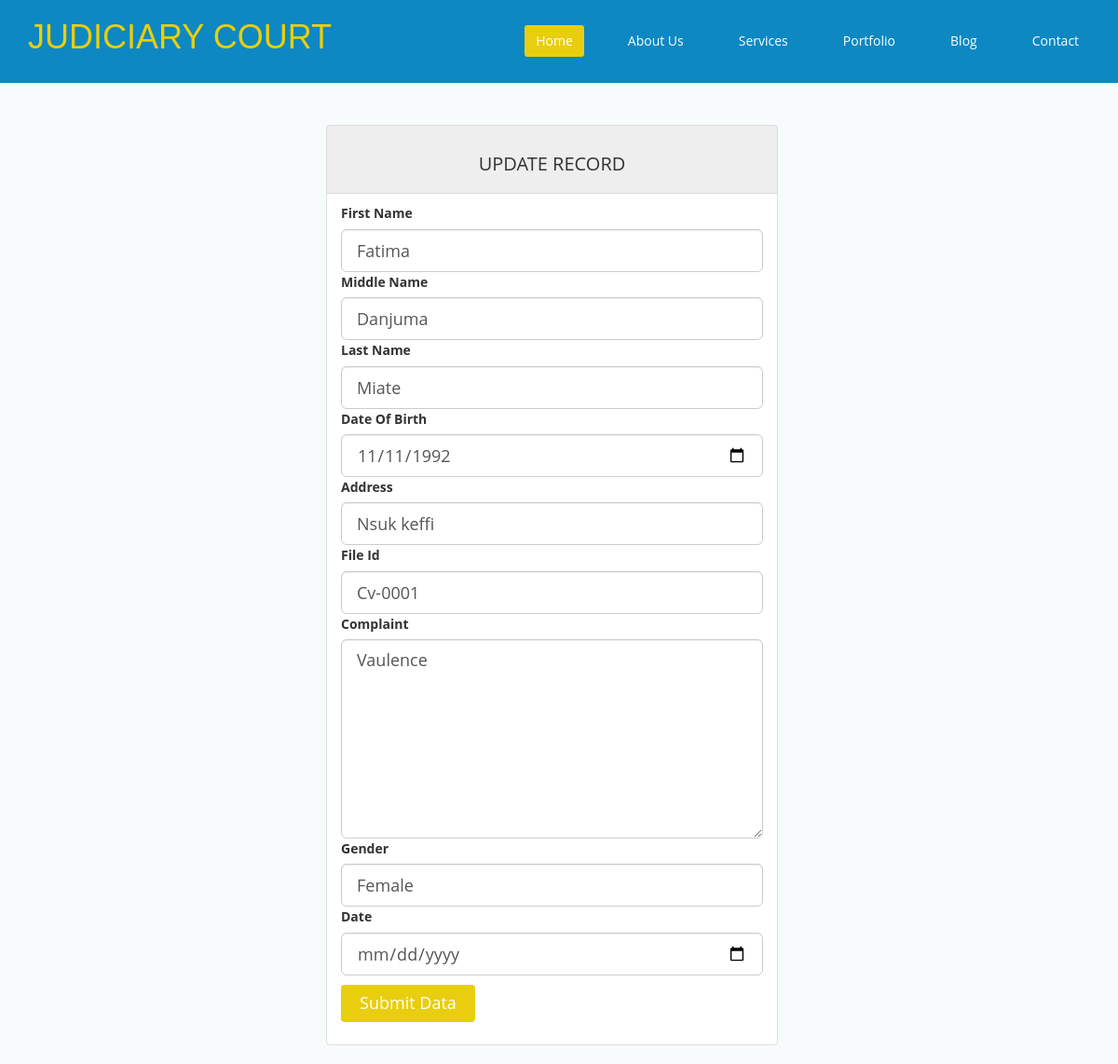
Page /courtcaseproject/upadateclient/1 on the committed database.
### courtcaseproject/models.py (models this page shows)
class ClientForm(models.Model):
    first_name = models.CharField(max_length=100)
    middle_name = models.CharField(max_length=100)
    last_name = models.CharField(max_length=100)
    dateofbirth = models.CharField(max_length=200)
    address = models.CharField(max_length=200)
    file_id = models.CharField(max_length=100)
    complaint = models.CharField(max_length=1000)
    gender = models.CharField(max_length=100)
    date = models.DateField(max_length=100)

### courtcaseproject/views.py (the view, shortened to what this page needs)
# urls.py: path('upadateclient/<str:pk>', views.updateclient, name="update"),
def updateclient(request, pk):
    clients = ClientForm.objects.get(id=pk)
    datenow = datetime.datetime.now().date()
    context33 = {'datenow': datenow, 'clients':clients}
    return render(request, "updateclient.html", context33)

### courtcaseproject/templates/updateclient.html (shortened to what this page needs)
{% extends 'base.html' %} {% block content %}
<html lang="en">
<head>
</head>
<body>
<br>
<br>
<br>
<br>
<br>
<br>
        <div style="display: flex; justify-content: center;">
            <div class="list-group col-sm-5">
              <a href="#" class="list-group-item disabled" style="font-size: 18px;">
                <h2 style="text-align: center;">UPDATE RECORD</h2>
            </a>
              <div class="list-group-item">
                <form method="POST" action="">
                          <div class="controls">
                              <label>First Name</label>
                              <input type="text" name="firstname" value="{{clients.first_name}}"  class="form-control input-lg" required="required">
                          </div>
                          <div class="controls">
                              <label>Middle Name</label>
                              <input type="text" name="middlename" value="{{clients.middle_name}}"  class="form-control input-lg" required="required">
                          </div>
                          <div class="controls">
                              <label>Last Name</label>
                              <input type="text" value="{{clients.last_name}}" name="lastname" class="form-control input-lg" required="required">
                          </div>
                          <div class="controls">
                              <label>Date Of Birth</label>
                              <input type="date" value="{{clients.dateofbirth}}"  name="dateofbirth" class="form-control input-lg">
                          </div>
                              <div class="controls">
                                  <label>Address</label>
                                  <input type="text" value="{{clients.address}}" name="address" class="form-control input-lg" required="required">
                              </div>
                              <div class="controls">
                                  <label>File Id</label>
                                  <input type="text" value="{{clients.file_id}}" name="fileid" class="form-control input-lg" required="required">
                              </div>
                              <div class="controls">
                                <label>Complaint</label>
                                  <textarea name="complaint" id="complaint" required="required" class="form-control input-lg" rows="8">{{clients.complaint}}</textarea>
                              </div>
                              <div class="controls">
                                  <label>Gender</label>
                                  <input type="text" value="{{clients.gender}}" name="gender" class="form-control input-lg" required="required">
                              </div>
                              <div class="controls">
                                  <label>Date</label>
                                  <input type="date" value="{{clients.date}}" name="date" class="form-control input-lg" required="required">
                              </div>
                              <div class="controls">
                              <input type="submit" name="submit" class="btn btn-primary btn-lg" required="required" value="Submit Data">
                              </div>
                            </form>
              </div></div></div>
</body>
</html>
{% endblock %}

### courtcaseproject/static/css/main.css (style rules this page uses)
body { background: #fff; font-family: 'Open Sans', Arial, sans-serif; color: #333; line-height: 1.6em; }
h1, h2, h3, h4, h5, h6 { font-weight: 500; font-family: 'Open Sans', Arial, sans-serif; color: #333; }
h2 { font-size: 20px; }
a { color: #E8CE0E; -webkit-transition: color 300ms, background-color 300ms; -moz-transition: color 300ms, background-color 300ms; -o-transition: color 300ms, background-color 300ms; transition: color 300ms, background-color 300ms; }
.btn-primary { padding: 8px 20px; background: #E8CE0E; color: #fff; border-radius: 4px; border: none; margin-top: 10px; }

### courtcaseproject/templates/base.html (style rules this page uses)
body { background: #f8fbfc; }

### rows in the picture
ClientForm: firstname "Fatima", middlename "Danjuma", lastname "Miate", dateofbirth "11/11/1992", address "Nsuk keffi", fileid "Cv-0001", complaint "Vaulence", gender "Female"
